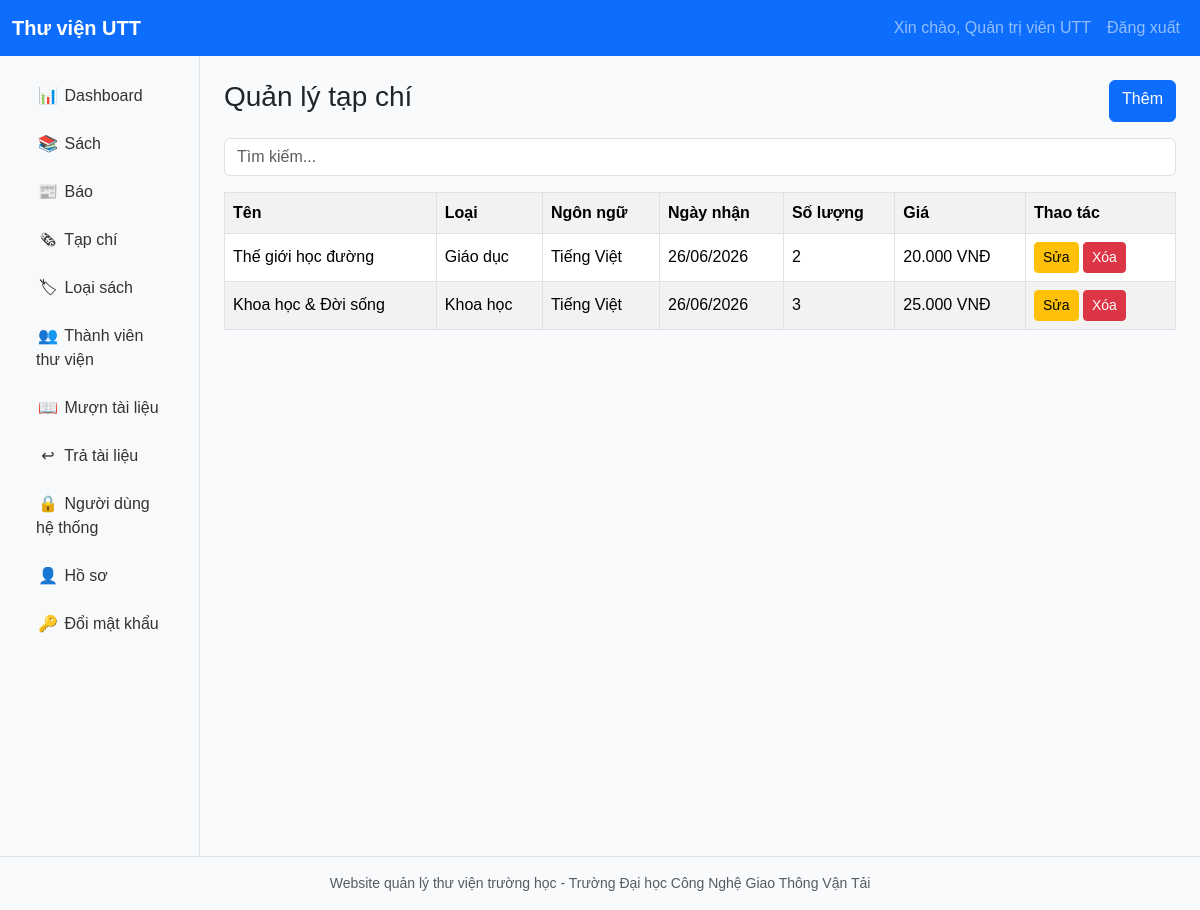
/magazines/index.php (signed in), run on the app's committed database.
### tables this page shows
CREATE TABLE magazines(id INT AUTO_INCREMENT PRIMARY KEY,name VARCHAR(255) NOT NULL,type VARCHAR(100) NULL,language VARCHAR(80) NULL,receipt_date DATE NULL,published_date DATE NULL,pages INT DEFAULT 0,quantity INT NOT NULL DEFAULT 1,price DECIMAL(12,2) DEFAULT 0,publisher VARCHAR(150) NULL,created_at TIMESTAMP DEFAULT CURRENT_TIMESTAMP,CONSTRAINT chk_magazines_quantity CHECK(quantity>=0));

### includes/functions.php (called while the page is built, shortened)
<?php
function e($v){ return htmlspecialchars((string)$v, ENT_QUOTES, 'UTF-8'); }
function money_vnd($amount){ return number_format((float)$amount,0,',','.').' VNĐ'; }
function date_vi($date){ return $date ? date('d/m/Y', strtotime($date)) : ''; }

### includes/bootstrap.php (called while the page is built, shortened)
<?php
spl_autoload_register(function($class){
    $file = ROOT_PATH . '/' . str_replace('\\','/',$class) . '.php';
});
require_once __DIR__ . '/functions.php';

### config/database.php (called while the page is built)
<?php
return [
    'host' => 'localhost',
    'database' => 'library_management',
    'username' => 'root',
    'password' => '',
    'charset' => 'utf8mb4',
];

### app/Repositories/Database.php (called while the page is built, shortened)
<?php
class Database{ private static ?PDO $pdo=null; public static function connection():PDO{ if(self::$pdo===null){ $c=require ROOT_PATH.'/config/database.php'; $dsn="mysql:host={$c['host']};dbname={$c['database']};charset={$c['charset']}"; try{ self::$pdo=new PDO($dsn,$c['username'],$c['password'],[PDO::ATTR_ERRMODE=>PDO::ERRMODE_EXCEPTION,PDO::ATTR_DEFAULT_FETCH_MODE=>PDO::FETCH_ASSOC,PDO::ATTR_EMULATE_PREPARES=>false]); self::$pdo->exec('SET NAMES utf8mb4'); }catch(PDOException $e){ die('Không kết nối được database: '.$e->getMessage()); }} return self::$pdo; }}

### app/Services/SimpleService.php (called while the page is built, shortened)
<?php
class SimpleService{ private SimpleRepository $repo; private string $type; public function __construct(string $table){$this->repo=new SimpleRepository($table);$this->type=$table==='newspapers'?'newspaper':'magazine';} public function all($q=''){return $this->repo->all($q);} public function find($id){return $this->repo->find((int)$id);} public function save(array $d,?int $id=null):array{ $e=Validator::required($d,['name'=>'Tên']); $e+=Validator::numberMin($d,'quantity','Số lượng',0); if($e)return ['ok'=>false,'errors'=>$e]; $id?$this->repo->update($id,$d):$id=$this->repo->create($d); return ['ok'=>true,'data'=>$this->repo->find($id)]; } public function delete(int $id):array{ if((new InventoryRepository())->hasBorrowHistory($this->type,$id))return ['ok'=>false,'message'=>'Không thể xóa vì tài liệu đã có lịch sử mượn']; $this->repo->delete($id); return ['ok'=>true]; }}

### app/Repositories/SimpleRepository.php (called while the page is built, shortened)
<?php
class SimpleRepository extends BaseRepository{ private string $table; public function __construct(string $table){parent::__construct();$this->table=$table;} public function all(string $q=''):array{return $q?$this->fetchAll("SELECT * FROM {$this->table} WHERE name LIKE ? OR type LIKE ? OR publisher LIKE ? ORDER BY id DESC",["%$q%","%$q%","%$q%"]):$this->fetchAll("SELECT * FROM {$this->table} ORDER BY id DESC");} public function find(int $id):?array{return $this->fetch("SELECT * FROM {$this->table} WHERE id=?",[$id]);} public function create(array $d):int{$this->execute("INSERT INTO {$this->table}(name,type,language,receipt_date,published_date,pages,quantity,price,publisher) VALUES(?,?,?,?,?,?,?,?,?)",[$d['name'],$d['type']??null,$d['language']??null,$d['receipt_date']??null,$d['published_date']??null,$d['pages']??0,$d['quantity']??1,$d['price']??0,$d['publisher']??null]);return $this->lastInsertId();} public function update(int $id,array $d):bool{return $this->execute("UPDATE {$this->table} SET name=?,type=?,language=?,receipt_date=?,published_date=?,pages=?,quantity=?,price=?,publisher=? WHERE id=?",[$d['name'],$d['type']??null,$d['language']??null,$d['receipt_date']??null,$d['published_date']??null,$d['pages']??0,$d['quantity']??1,$d['price']??0,$d['publisher']??null,$id]);} public function delete(int $id):bool{return $this->execute("DELETE FROM {$this->table} WHERE id=?",[$id]);}}

### app/Repositories/BaseRepository.php (called while the page is built, shortened)
<?php
class BaseRepository{ protected PDO $db; public function __construct(){ $this->db=Database::connection(); } protected function fetchAll(string $sql,array $params=[]):array{ $s=$this->db->prepare($sql); $s->execute($params); return $s->fetchAll(); } protected function fetch(string $sql,array $params=[]):?array{ $s=$this->db->prepare($sql); $s->execute($params); $r=$s->fetch(); return $r?:null; } protected function execute(string $sql,array $params=[]):bool{ $s=$this->db->prepare($sql); return $s->execute($params); } protected function lastInsertId():int{ return (int)$this->db->lastInsertId(); }}

### public/magazines/index.php (the view)
<?php require_once __DIR__.'/../../includes/bootstrap.php'; require_login(); $q=$_GET['q']??''; $svc=new app\Services\SimpleService('magazines'); $rows=$svc->all($q); $title='Quản lý tạp chí'; include ROOT_PATH.'/includes/header.php'; ?><div class="d-flex justify-content-between mb-3"><h1 class="h3">Quản lý tạp chí</h1><a class="btn btn-primary" href="create.php">Thêm</a></div><form class="mb-3"><input name="q" class="form-control" placeholder="Tìm kiếm..." value="<?= e($q) ?>"></form><table class="table table-bordered table-striped"><tr><th>Tên</th><th>Loại</th><th>Ngôn ngữ</th><th>Ngày nhận</th><th>Số lượng</th><th>Giá</th><th width="150">Thao tác</th></tr><?php foreach($rows as $r): ?><tr><td><?= e($r['name']) ?></td><td><?= e($r['type']) ?></td><td><?= e($r['language']) ?></td><td><?= date_vi($r['receipt_date']) ?></td><td><?= e($r['quantity']) ?></td><td><?= money_vnd($r['price']) ?></td><td><a class="btn btn-sm btn-warning" href="edit.php?id=<?= $r['id'] ?>">Sửa</a> <a data-confirm="Xóa mục này?" class="btn btn-sm btn-danger" href="delete.php?id=<?= $r['id'] ?>">Xóa</a></td></tr><?php endforeach; ?></table><?php include ROOT_PATH.'/includes/footer.php'; ?>

### public/assets/css/style.css (style rules this page uses)
body { background:#f8fafc;font-family:Arial,"Segoe UI",Tahoma,sans-serif }
.table td,.table th { vertical-align:middle }

### data on the page
magazines: name "Thế giới học đường", type "Giáo dục", language "Tiếng Việt", receipt_date "26/06/2026", quantity "2", price "20.000 VNĐ"
magazines: name "Khoa học & Đời sống", type "Khoa học", language "Tiếng Việt", receipt_date "26/06/2026", quantity "3", price "25.000 VNĐ"

### other printed values
current_user()['full_name'] "Quản trị viên UTT"
FOOTER_TEXT "Website quản lý thư viện trường học - Trường Đại học Công Nghệ Giao Thông Vận Tải"
